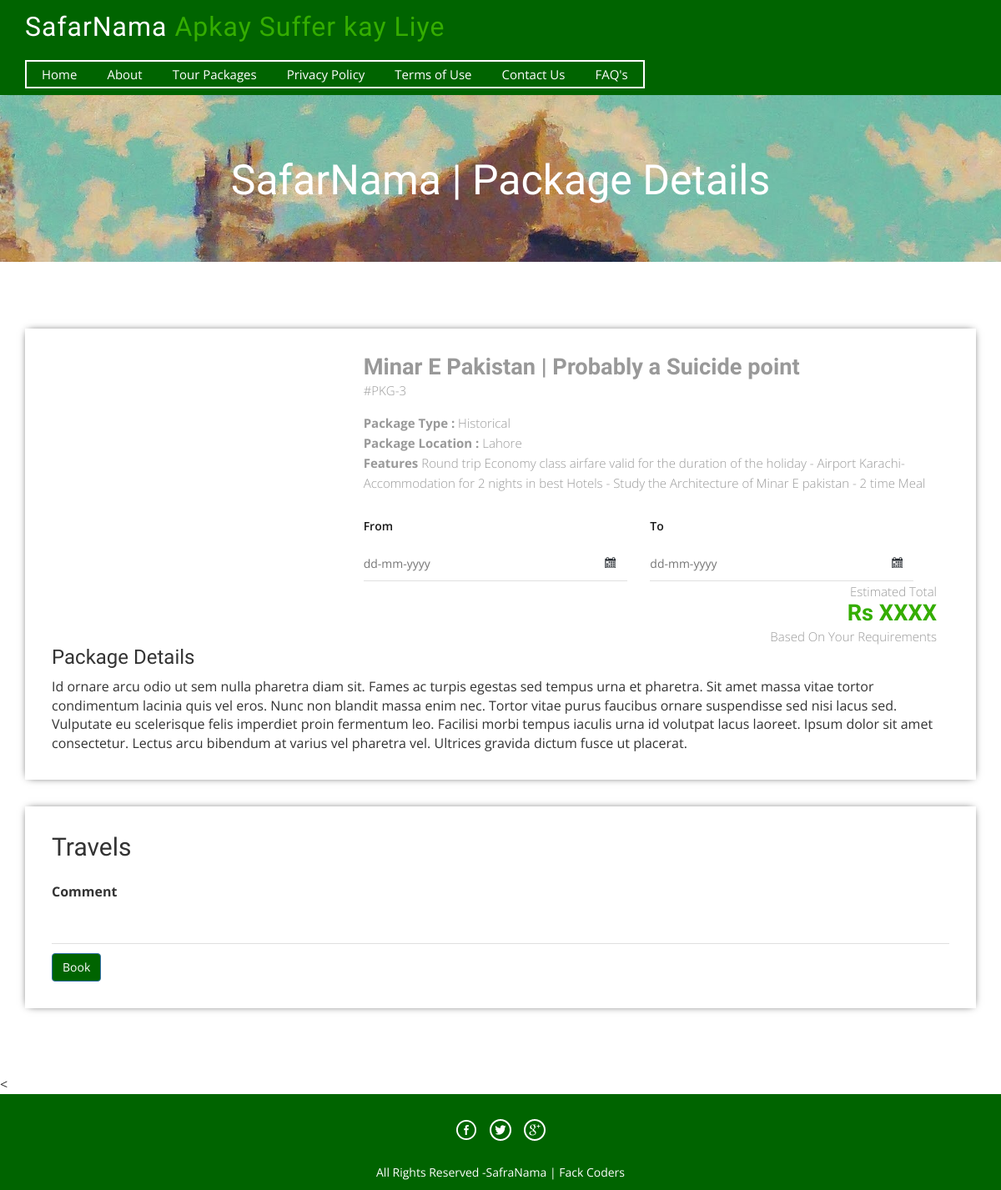
The page /package-details.php?pkgid=3 on the database its author committed.
### tables this page shows
CREATE TABLE tbltourpackages (
  PackageId int(11) NOT NULL,
  PackageName varchar(200) DEFAULT NULL,
  PackageType varchar(150) DEFAULT NULL,
  PackageLocation varchar(100) DEFAULT NULL,
  PackagePrice int(11) DEFAULT NULL,
  PackageFetures varchar(255) DEFAULT NULL,
  PackageDetails mediumtext DEFAULT NULL,
  PackageImage varchar(100) DEFAULT NULL,
  Creationdate timestamp NULL DEFAULT current_timestamp(),
  UpdationDate timestamp NULL DEFAULT NULL ON UPDATE current_timestamp()
);

### package-details.php (the view, shortened to what this page needs)
<?php
include('includes/config.php');
?>
<!DOCTYPE HTML>
<html>
<head>
<link href="css/bootstrap.css" rel='stylesheet' type='text/css' />
<link href="css/style.css" rel='stylesheet' type='text/css' />
<link href="css/font-awesome.css" rel="stylesheet">
<link href="css/animate.css" rel="stylesheet" type="text/css" media="all">
<link rel="stylesheet" href="css/jquery-ui.css" />
</head>
<body>
<?php include('includes/header.php');?>
<div class="banner-3">
	<div class="container">
		<h1 class="wow zoomIn animated animated" data-wow-delay=".5s" style="visibility: visible; animation-delay: 0.5s; animation-name: zoomIn;"> SafarNama | Package Details</h1>
	</div>
</div>
<div class="selectroom">
	<div class="container">
<?php
$pid=intval($_GET['pkgid']);
$sql = "SELECT * from tbltourpackages where PackageId=:pid";
$query = $dbh->prepare($sql);
$query -> bindParam(':pid', $pid, PDO::PARAM_STR);
$query->execute();
$results=$query->fetchAll(PDO::FETCH_OBJ);
if($query->rowCount() > 0)
{
foreach($results as $result)
{	?>
<form name="book" method="post">
		<div class="selectroom_top">
			<div class="col-md-4 selectroom_left wow fadeInLeft animated" data-wow-delay=".5s">
			</div>
			<div class="col-md-8 selectroom_right wow fadeInRight animated" data-wow-delay=".5s">
				<div class="package"><h2><?php echo htmlentities($result->PackageName);?></h2></div>
				<p class="dow">#PKG-<?php echo htmlentities($result->PackageId);?></p>
				<p><b>Package Type :</b> <?php echo htmlentities($result->PackageType);?></p>
				<p><b>Package Location :</b> <?php echo htmlentities($result->PackageLocation);?></p>
					<p><b>Features</b> <?php echo htmlentities($result->PackageFetures);?></p>
					<div class="ban-bottom">
				<div class="bnr-right">
				<label class="inputLabel">From</label>
				<input class="date" id="datepicker" type="text" placeholder="dd-mm-yyyy"  name="fromdate" required="">
			</div>
			<div class="bnr-right">
				<label class="inputLabel">To</label>
				<input class="date" id="datepicker1" type="text" placeholder="dd-mm-yyyy" name="todate" required="">
			</div>
			</div>
				<div class="grand">
					<p>Estimated Total</p>
					<h3>Rs XXXX</h3>
					<p>Based On Your Requirements</p>
				</div>
			</div>
		<h3>Package Details</h3>
				<p style="padding-top: 1%"><?php echo htmlentities($result->PackageDetails);?> </p>
		</div>
		<div class="selectroom_top">
			<h2>Travels</h2>
			<div class="selectroom-info animated wow fadeInUp animated" data-wow-duration="1200ms" data-wow-delay="500ms" style="visibility: visible; animation-duration: 1200ms; animation-delay: 500ms; animation-name: fadeInUp; margin-top: -70px">
				<ul>
					<li class="spe">
						<label class="inputLabel">Comment</label>
						<input class="special" type="text" name="comment" required="">
					</li>
					<?php if($_SESSION['login'])
					{?>
						<li class="spe" align="center">
					<button type="submit" name="submit2" class="btn">Book</button>
						</li>
						<?php } else {?>
							<li class="sigi" align="center" style="margin-top: 1%">
							<a href="#" data-toggle="modal" data-target="#myModal4" class="btn-primary btn" > Book</a></li>
							<?php } ?>
				</ul>
			</div>
		</div>
		</form>
<?php }} ?>
	</div>
</div>
<
<?php include('includes/footer.php');?>
</body>
</html>

### css/style.css (style rules this page uses)
html, body { font-size: 100%; background: #fff; font-family: 'Open Sans', sans-serif; }
body a,.grid_1,plan_1,plan_1.one,plan_1.two,i.icon1, i.icon2, i.icon3, i.icon4, i.icon5, i.icon6 { transition:0.5s all; -webkit-transition:0.5s all; -moz-transition:0.5s all; -o-transition:0.5s all; -ms-transition:0.5s all; }
h1,h2,h3,h4,h5,h6 { margin:0; font-family: 'Roboto Condensed', sans-serif; }
p { margin:0; }
ul { margin:0; padding:0; }
label { margin:0; }
.bnr-right input[type="text"] { width: 95%; color: #9E9E9E; outline: none; font-size: 14px; padding: 10px 10px; border: 1px solid #9E9E9E; -webkit-appearance: none; margin-top: 10px; }
.date { background: url(../images/date-icon.png) no-repeat 95.5% 45% #fff; cursor: pointer; }
.ban-top .inputLabel,.ban-bottom .inputLabel { display: block; font-weight: 600; font-size: 14px; margin-bottom: 5px; color: #191919; }
.bnr-right { float: left; width:50%; }
.ban-bottom { margin-top: 30px; }
.banner-3 { background: url(../images/6.jpg)no-repeat; background-size: cover; -webkit-background-size: cover; -o-background-size: cover; -ms-background-size: cover; -moz-background-size: cover; min-height:200px; }
.banner-3 h1 { font-size: 50px; margin-bottom: 40px; padding: 1.5em 0 0; text-align: center; color: #fff; }
.selectroom { padding: 5em 0 3em; }
.selectroom_top { padding: 2em; box-shadow: 0px 0px 10px -4px #000; margin-bottom: 2em; }
.grand { text-align: right; }
.selectroom_right h2 { font-size: 1.7em; color: #999; font-weight: 600; margin: 0; }
.selectroom_right h3 { font-size: 1.7em; font-weight: 600; color:#34ad00; }
p.dow { font-size: 15px; color: #999; font-weight: 300; line-height: 1.8em; margin-bottom:1em; }
.selectroom_right p { font-size: 15px; line-height: 1.6em; font-weight: 300; color: #999; }
.selectroom-info li { display: inline-block; float: left; }
.selectroom input[type="text"] { width: 92%; color: #9E9E9E; outline: none; font-size: 14px; padding: 10px 0px; border: none; border-bottom:1px solid rgba(0,0,0,.12); -webkit-appearance: none; margin-top: 10px; }
.selectroom-info ul { margin-top: 3em; }
li.spe { width: 100%; margin-top: 3em; }
li.spe input[type="text"] { width: 100%; }

### package-details.php (style rules this page uses)
li > a { color: #fff; }
.btn { background-color: #006400; color: #fff; }

### rows shown on the page
tbltourpackages: PackageName "Minar E Pakistan | Probably a Suicide point", PackageId "3", PackageType "Historical", PackageLocation "Lahore", PackageFetures "Round trip Economy class airfare valid for the duration of the holiday - Airport Karachi- Accommodation for 2 nights in best Hotels - Study the Architecture of Minar E pakistan - 2 time Meal", PackageDetails "Id ornare arcu odio ut sem nulla pharetra diam sit. Fames ac turpis egestas sed tempus urna et pharetra. Sit amet massa vitae tortor condimentum lacinia quis vel eros. Nunc non blandit massa enim nec. Tortor vitae purus faucibus ornare suspendisse sed nisi lacus sed. Vulputate eu scelerisque felis imperdiet proin fermentum leo. Facilisi morbi tempus iaculis urna id volutpat lacus laoreet. Ipsum dolor sit amet consectetur. Lectus arcu bibendum at varius vel pharetra vel. Ultrices gravida dictum fusce ut placerat."
